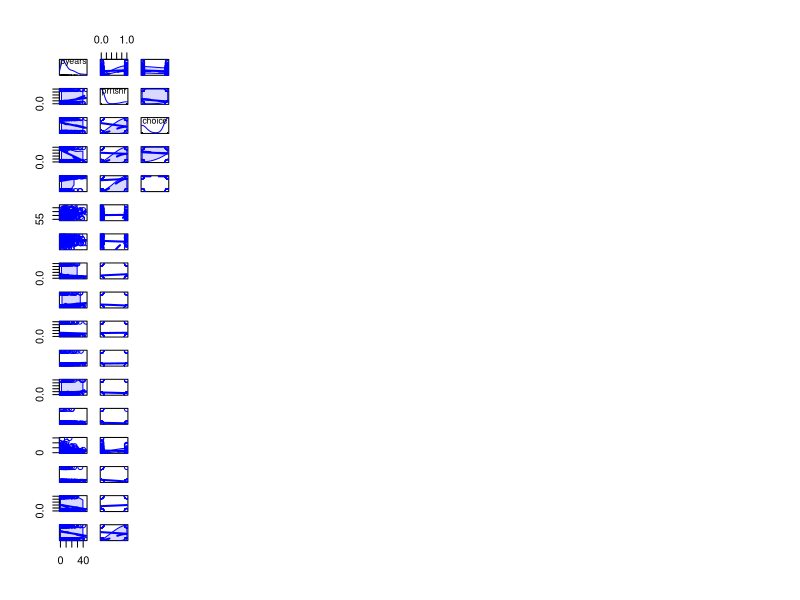
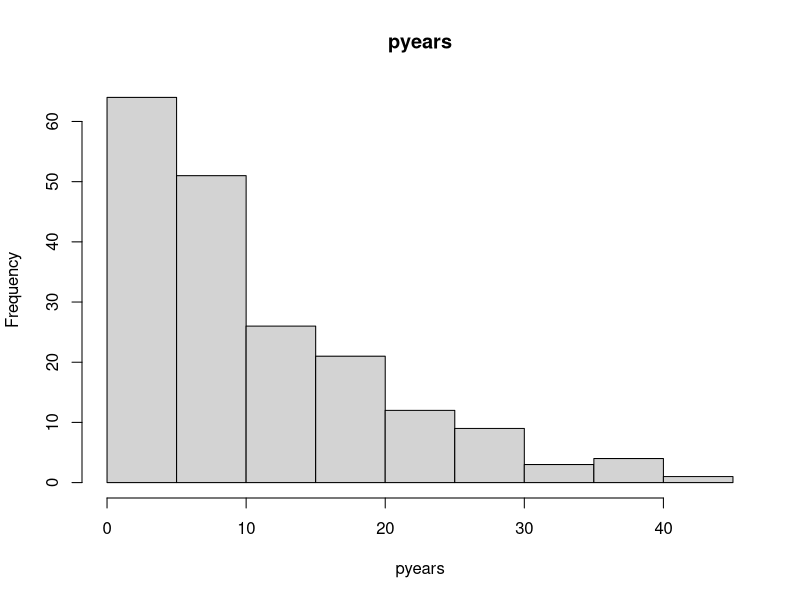
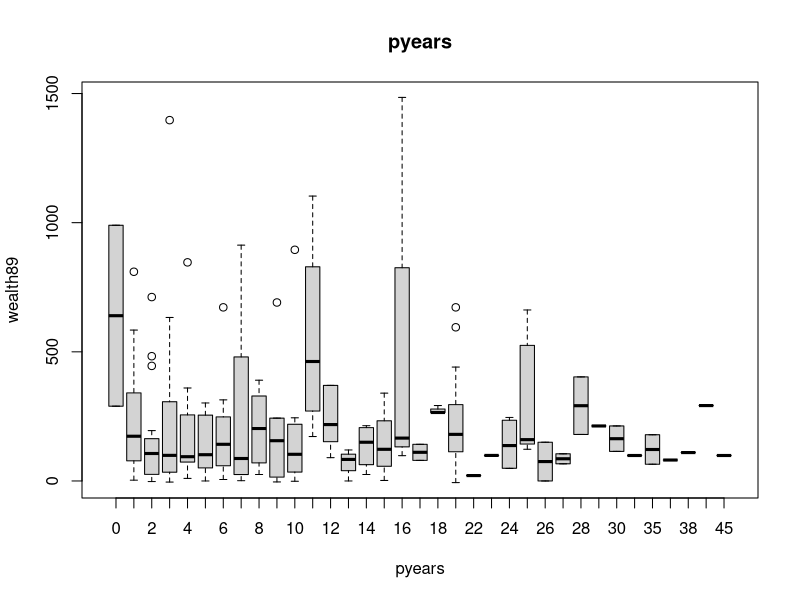
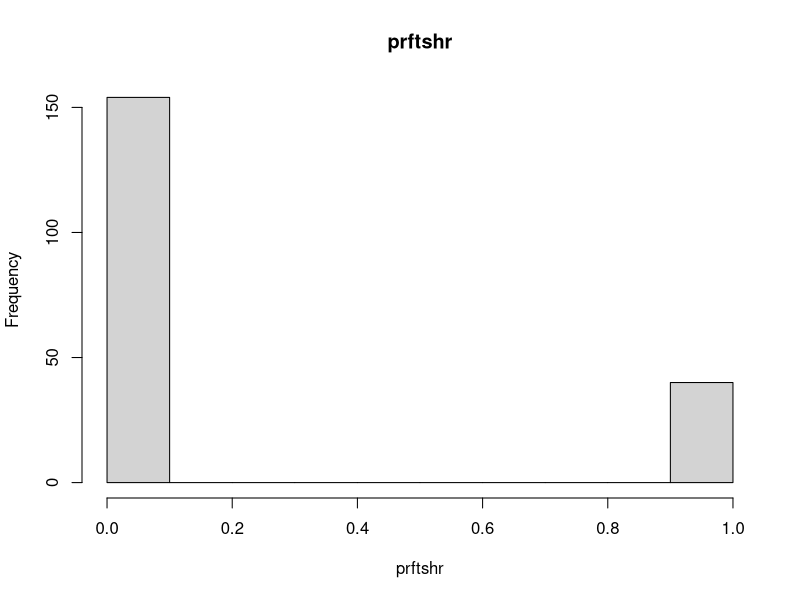
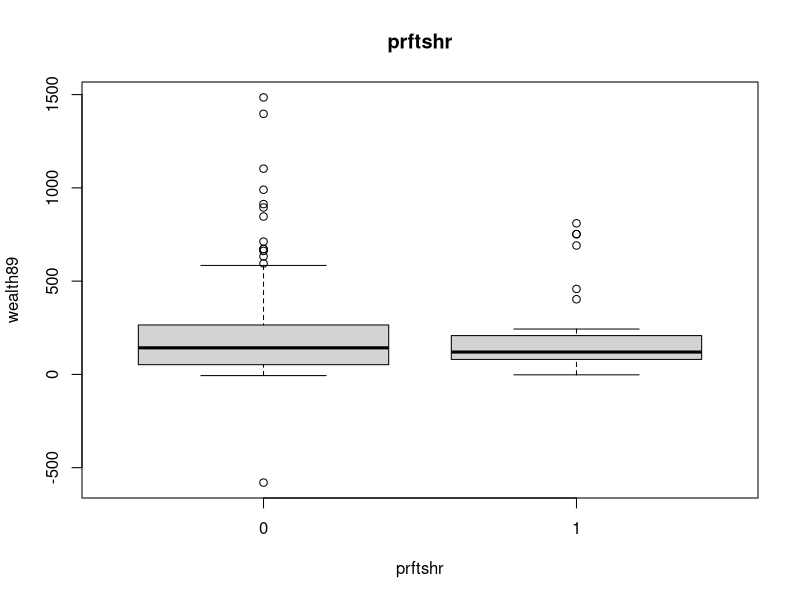
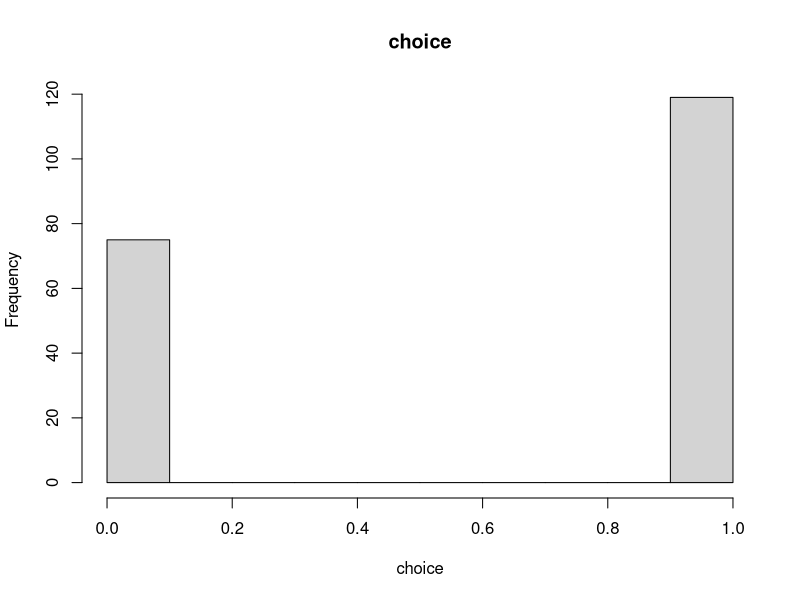
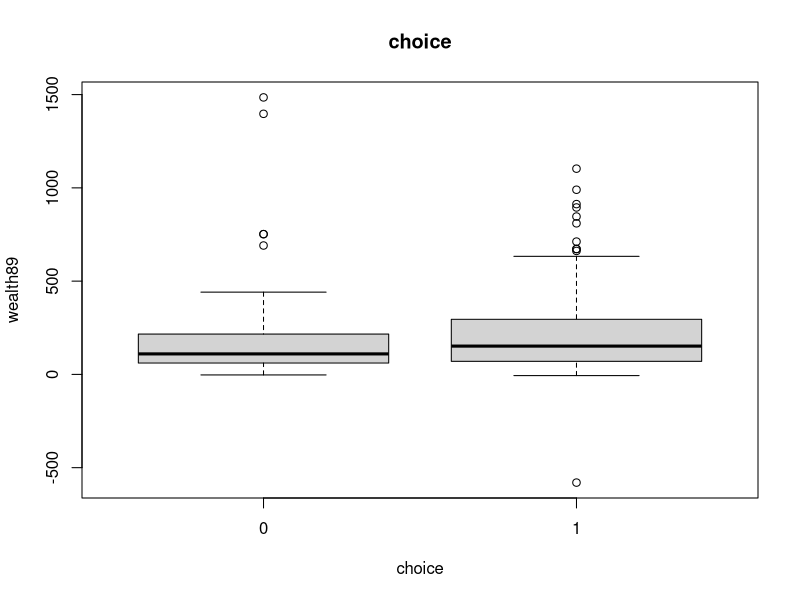
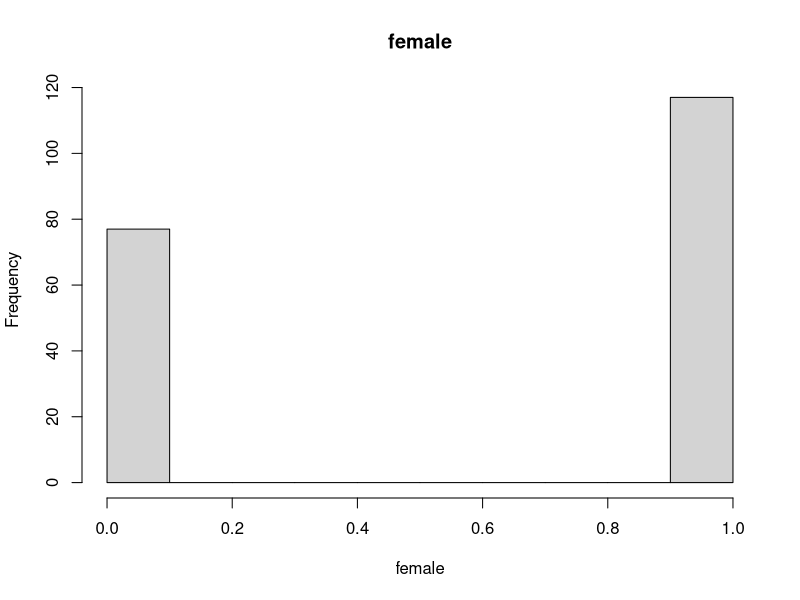

Recreate these plots in R, in order. (Note: this script raises an error after producing the figures.)
library(MASS)
library(car)

# set output file
sink("pension_report.txt")
# read data
pension = as.data.frame(read.table("Pension.txt", head=TRUE))

# read first 6 rows
head(pension)

# apply(pension, 2, is.na)
# remove na
# pension = na.omit(pension)
# get dimensions
dim(pension)
# read names
names(pension)

# get summary stats
summary(pension)


pension.clean  <-  na.omit(pension)
# histogram and boxplot each col
for(col in 1:ncol(pension)){
    print(names(pension)[col])
    png(file=paste("hist_",names(pension)[col],".png"))
    hist(pension[,col], main=names(pension)[col], xlab=names(pension)[col])
    dev.off()
    # skip box plotting wealth
    if((names(pension)[col]) != "wealth89"){
        png(file=paste("boxplot_",names(pension)[col],".png"))
        f = as.formula(paste("wealth89 ~ ",names(pension)[col]))
        boxplot(f, data=pension, main=names(pension)[col], xlab=names(pension)[col])
        dev.off()
    }
}

#png(file="scatterplot_small.png")
# some options to create a higher res scatterplot
#png(file="scatterplot",  height=10, width=10, units="in", res=1000, pointsize=4)
#par(
#  mar      = c(5, 5, 2, 2),
#  xaxs     = "i",
#  yaxs     = "i",
#  cex.axis = 2,
#  cex.lab  = 2
#)
scatterplotMatrix(pension)
#dev.off()

base  <- lm(formula=wealth89 ~ .,data = pension.clean)
step  <- stepAIC(base, trace = FALSE)
step$anova
refined.fit <- lm(formula = refined.formula, data=pension.clean)
summary(refined.fit)

step2  <- stepAIC(base, ~ .^2 + I(age)^2, trace = FALSE)
step2$anova
refined.formula  <- formula(step2)

refined.fit <- lm(formula = refined.formula, data=pension.clean)
summary(refined.fit)

# unset sink file
sink()

